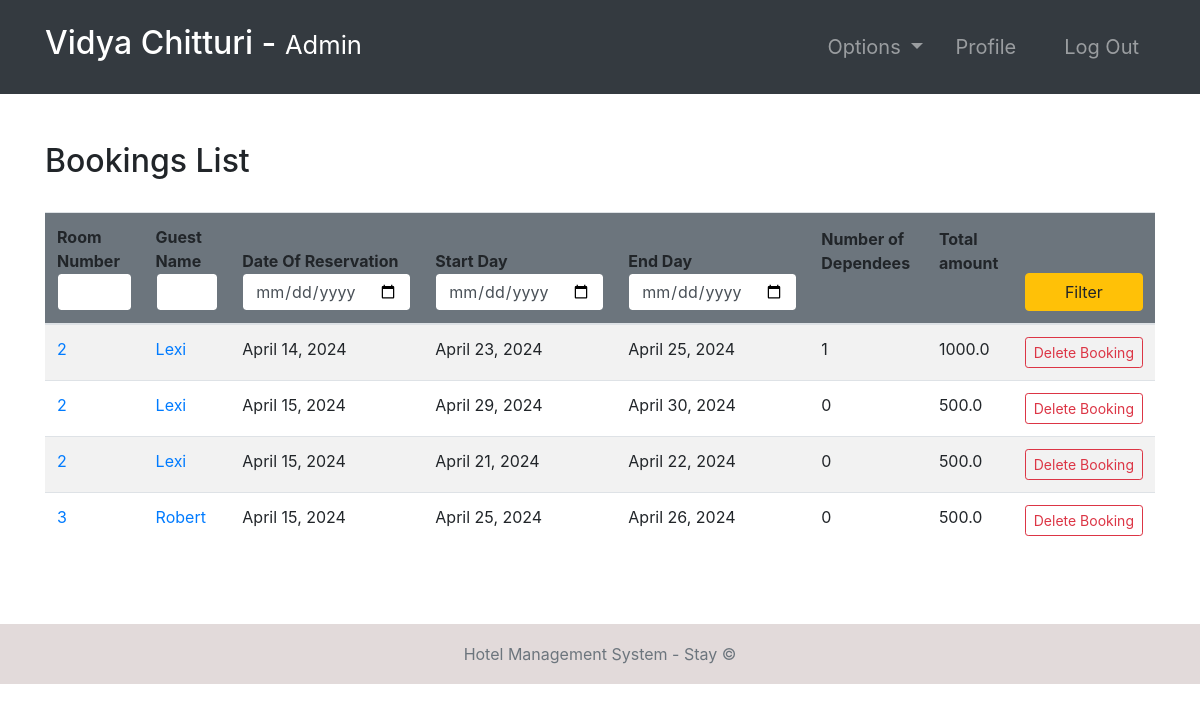
The page /bookings/ (signed in) on the database its author committed.
### room/models.py (models this page shows, shortened)
class Booking(models.Model):
    roomNumber = models.ForeignKey(Room, on_delete=models.CASCADE)
    guest = models.ForeignKey(Guest, null=True, on_delete=models.CASCADE)
    dateOfReservation = models.DateField(default=timezone.now)
    startDate = models.DateField()
    endDate = models.DateField()
    def numOfDep(self):
        return Dependees.objects.filter(booking=self).count()

class Room(models.Model):
    ROOM_TYPES = (
        ('King', 'King'),
        ('Luxury', 'Luxury'),
        ('Normal', 'Normal'),
        ('Economic', 'Economic'),
    )
    number = models.IntegerField(primary_key=True)
    capacity = models.SmallIntegerField()
    numberOfBeds = models.SmallIntegerField()
    roomType = models.CharField(max_length=20, choices=ROOM_TYPES)
    price = models.FloatField()
    statusStartDate = models.DateField(null=True)
    statusEndDate = models.DateField(null=True)

### accounts/models.py (models this page shows, shortened)
class Guest(models.Model):
    user = models.OneToOneField(User, null=True, on_delete=models.CASCADE)
    phoneNumber = PhoneNumberField(unique=True)

### room/views.py (the view, shortened to what this page needs)
# urls.py: path('bookings/', bookings, name="bookings"),
@login_required(login_url='login')
def bookings(request):
    import datetime
    role = str(request.user.groups.all()[0])
    path = role + "/"
    bookings = Booking.objects.all()
    totals = {}  # <booking : total>
    for booking in bookings:
        start_date = datetime.datetime.strptime(
            str(booking.startDate), "%Y-%m-%d")
        end_date = datetime.datetime.strptime(str(booking.endDate), "%Y-%m-%d")
        numberOfDays = abs((end_date-start_date).days)
        price = Room.objects.get(number=booking.roomNumber.number).price
        total = price * numberOfDays
        totals[booking] = total
    context = {
        "role": role,
        'bookings': bookings,
        'totals': totals
    }
    return render(request, path + "bookings.html", context)

### Templates/admin/bookings.html
{% extends '../index.html' %}
{% block context %}
{% include '../common_pages/bookings.html' %}
{% endblock %}

### Templates/incs/nav.html (shortened to what this page needs)
<nav class="navbar navbar-dark bg-dark navbar-expand-lg py-3 " role="navigation">
    <div class="container">
        <a href="" class="navbar-brand">
            <h2 class="text-capitalize">
                {{ request.user.first_name }} {{ request.user.last_name }} -
                <small>
                    {{ role }}
                </small>
            </h2>
        </a>
        <div class="collapse navbar-collapse" id="navbarTags">
            <ul class="navbar-nav ml-auto">
                <li class="nav-item dropdown p-2">
                    <a class="nav-link dropdown-toggle" href="#" id="navbarDropdown" role="button"
                        data-toggle="dropdown" aria-haspopup="true" aria-expanded="false">
                        Options
                    </a>
                </li>
                <li class="nav-item mr-3 p-2">
                    {% if role == 'staff' or role == 'receptionist' or role == 'admin' or role == 'manager' %}
                    <a href="{% url 'employee-profile' user.id %}" class="nav-link">Profile</a>
                    {% endif %}
                </li>
                <li class="nav-item p-2 ">
                    <a href="{% url 'logout' %}" class="nav-link">Log Out</a>
                </li>
            </ul>
        </div>
    </div>
</nav>

### Templates/common_pages/bookings.html (shortened to what this page needs)
<div class="container py-5">
    <div class="table-header row">
        <div class="col-sm-12 col-md-12 col-lg-4 mb-4">
            <h2>Bookings List</h2>
        </div>
    </div>
    <table class="table table-hover table-striped">
        <thead class="bg-secondary rounded">
            <tr>
                <form action="" method="POST">
                    <th>Room Number<input type="number" min="0" name="number" value="{{number}}"
                            class="form-control border border-secondary"></th>
                    <th>Guest Name<input type="text" name="name" value="{{name}}"
                            class="form-control border border-secondary"></th>
                    <th>Date Of Reservation<input type="date" name="rez" value="{{rez}}"
                            class="form-control border border-secondary"></th>
                    <th>Start Day<input type="date" name="fd" value="{{fd}}"
                            class="form-control border border-secondary"></th>
                    <th>End Day<input type="date" name="ed" value="{{ed}}" class="form-control border border-secondary">
                    </th>
                    <th class="pb-5">Number of Dependees</th>
                    <th class="pb-5">Total amount</th>
                    <th><button type="submit" name="filter" class="btn btn-warning w-100">Filter</button></th>
                </form>
            </tr>
        </thead>
        <tbody>
            {% for b in bookings %}
            <tr>
                <td><a href="{% url 'room-profile' b.roomNumber.number %}">{{b.roomNumber.number}}</a></td>
                <td><a href="{% url 'guest-profile' b.guest.user.id %}">{{b.guest.user.first_name}}</a></td>
                <td>{{ b.dateOfReservation }}</td>
                <td>{{ b.startDate }}</td>
                <td>{{ b.endDate }}</td>
                <td>{{ b.numOfDep }}</td>
                <td>
                    {% for key, value in totals.items %}
                    {% if key == b %}
                    {{ value }}
                    {% endif %}
                    {% endfor %}
                </td>
                {% if role == "admin" or role == 'manager' %}
                <td> <a href="{% url 'deleteBooking' b.id %}"
                        class="btn btn-sm btn-outline-danger">Delete&nbsp;Booking</a></td>
                {% endif %}
            </tr>
            {% endfor %}
        </tbody>
    </table>
</div>

### static/css/main.css (style rules this page uses)
* { margin: 0; padding: 0; -webkit-font-smoothing: antialiased; }
body { position: relative; }
nav .nav-item { font-size: 20px; }

### rows shown on the page
Booking: roomNumber.number "2", guest.user.first_name "Lexi", dateOfReservation "April 14, 2024", startDate "April 23, 2024", endDate "April 25, 2024", numOfDep "1", value "1000.0"
Booking: roomNumber.number "2", guest.user.first_name "Lexi", dateOfReservation "April 15, 2024", startDate "April 29, 2024", endDate "April 30, 2024", numOfDep "0", value "500.0"
Booking: roomNumber.number "2", guest.user.first_name "Lexi", dateOfReservation "April 15, 2024", startDate "April 21, 2024", endDate "April 22, 2024", numOfDep "0", value "500.0"
Booking: roomNumber.number "3", guest.user.first_name "Robert", dateOfReservation "April 15, 2024", startDate "April 25, 2024", endDate "April 26, 2024", numOfDep "0", value "500.0"

### other values the page prints
{{ request.user.first_name }} "Vidya"
{{ request.user.last_name }} "Chitturi"
{{ role }} "Admin"
